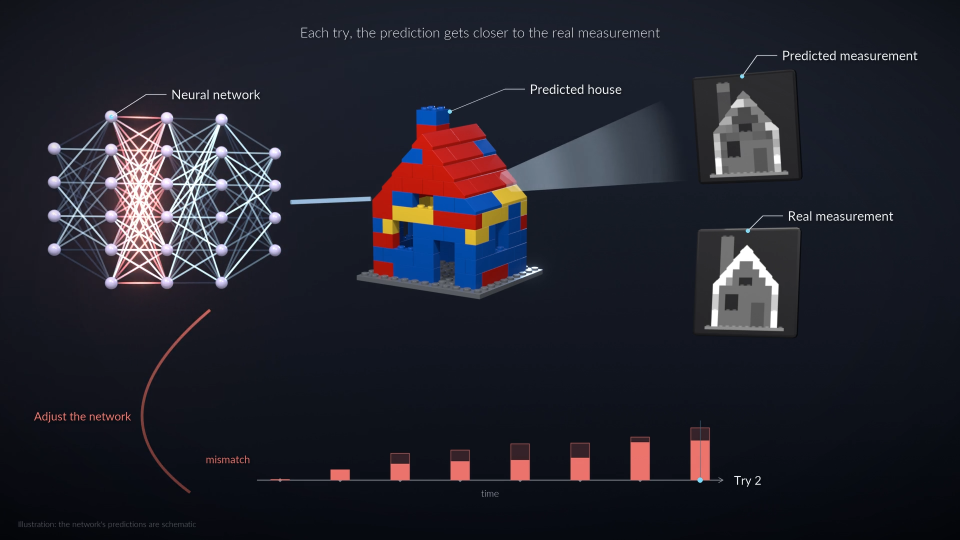
#> input picture animations/aidino-poster.png, 1920 x 1080 px (shown at 1/2 size); its folder holds only this picture in this run
$ python make_thumbs.py ../animations/aidino-poster.png
#> lines starting #> are read from the running program, lines starting #| are printed output that depends on the picture
"""Make web-sized WebP copies of figure images for the website.

For every image given (or every PNG/JPG in the standard folders when none are
given), writes next to it:

    <folder>/thumbs/<name>-800.webp    card image, 1x screens
    <folder>/thumbs/<name>-1600.webp   card image, 2x screens
    <folder>/thumbs/<name>-2400.webp   lightbox / full view

Sizes larger than the original are skipped (the largest available size is
always written). Prints each image's width/height so you can copy them into
the <img width=... height=...> attributes in index.html.

Usage (Pillow is the only dependency):
    python3 -m venv /tmp/thumbs-env && /tmp/thumbs-env/bin/pip install pillow
    /tmp/thumbs-env/bin/python tools/make_thumbs.py                  # all figures
    /tmp/thumbs-env/bin/python tools/make_thumbs.py publications/new.png
"""

import sys
from pathlib import Path

from PIL import Image

ROOT = Path(__file__).resolve().parent.parent
FOLDERS = ["workshops", "publications", "data_visualization", "animations"]
WIDTHS = [800, 1600, 2400]
QUALITY = 86


def flatten(im: Image.Image) -> Image.Image:
    """Composite any transparency onto white (figures sit on white plates)."""
    if im.mode in ("RGBA", "LA") or (im.mode == "P" and "transparency" in im.info):
        im = im.convert("RGBA")
#> im is the input picture: PIL image 1920x1080 RGBA; mean R, G, B, A 34.7, 34.7, 44.5, 255
        bg = Image.new("RGB", im.size, (255, 255, 255))
#> bg: PIL image 1920x1080 RGB; every value is 255
        bg.paste(im, mask=im.getchannel("A"))
        return bg
    return im.convert("RGB")


def process(path: Path) -> None:
    im = flatten(Image.open(path))
    w, h = im.size
#> w = 1920; h = 1080
    out_dir = path.parent / "thumbs"
    out_dir.mkdir(exist_ok=True)
    targets = [t for t in WIDTHS if t < w] + [min(w, WIDTHS[-1])]
#> targets = [800, 1600, 1920]
    for tw in sorted(set(targets)):
        th = round(h * tw / w)
        out = out_dir / f"{path.stem}-{tw}.webp"
        im.resize((tw, th), Image.LANCZOS).save(out, "WEBP", quality=QUALITY, method=6)
        print(f"  {out.relative_to(ROOT)}  {tw}x{th}  {out.stat().st_size // 1024} KB")
#> this loop made 3 passes
#> pass 1, in process, `im.resize((tw, th), Image.LANCZOS).save(out, "WEBP", quality=QUALITY, ..`:
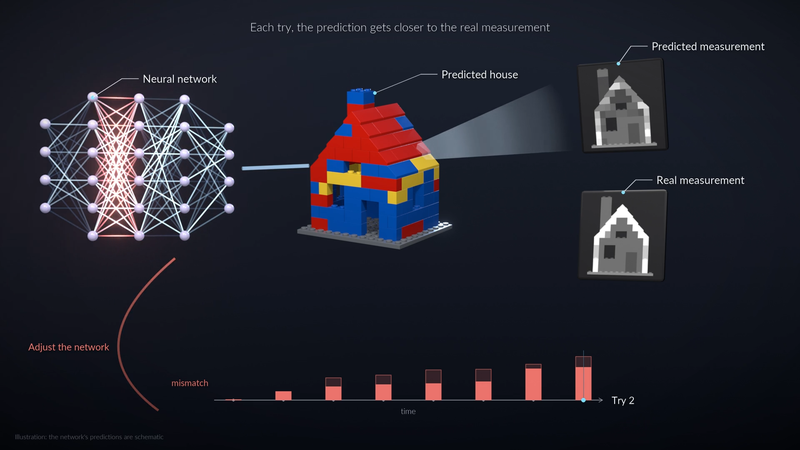
#> saved as aidino-poster-800.webp: PIL image 800x450 RGB; mean R, G, B 34.7, 34.7, 44.5
    print(f"{path.relative_to(ROOT)}: original {w}x{h} (aspect {w / h:.3f})")
#| animations/aidino-poster.png: original 1920x1080 (aspect 1.778)


def main(argv: list[str]) -> None:
    if argv:
        paths = [Path(a).resolve() for a in argv]
    else:
        paths = sorted(
            p
            for folder in FOLDERS
            if (ROOT / folder).is_dir()
            for p in (ROOT / folder).iterdir()
            if p.suffix.lower() in (".png", ".jpg", ".jpeg")
        )
    for p in paths:
        process(p)


if __name__ == "__main__":
    main(sys.argv[1:])
